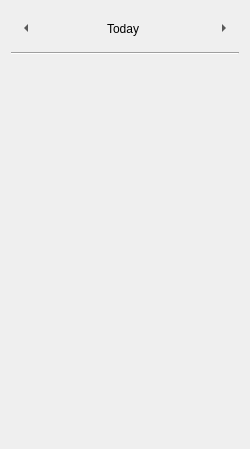
<?xml version="1.0" encoding="UTF-8"?>
<ui version="4.0">
 <class>PlannerWidget</class>
 <widget class="QWidget" name="PlannerWidget">
  <property name="geometry">
   <rect>
    <x>0</x>
    <y>0</y>
    <width>250</width>
    <height>449</height>
   </rect>
  </property>
  <property name="minimumSize">
   <size>
    <width>250</width>
    <height>0</height>
   </size>
  </property>
  <property name="windowTitle">
   <string>Form</string>
  </property>
  <layout class="QVBoxLayout" name="verticalLayout">
   <item>
    <layout class="QHBoxLayout" name="horizontalLayout">
     <item>
      <widget class="QToolButton" name="left_arrow_button">
       <property name="sizePolicy">
        <sizepolicy hsizetype="Fixed" vsizetype="Fixed">
         <horstretch>0</horstretch>
         <verstretch>0</verstretch>
        </sizepolicy>
       </property>
       <property name="minimumSize">
        <size>
         <width>30</width>
         <height>30</height>
        </size>
       </property>
       <property name="text">
        <string>...</string>
       </property>
       <property name="shortcut">
        <string>Left</string>
       </property>
       <property name="autoRaise">
        <bool>true</bool>
       </property>
       <property name="arrowType">
        <enum>Qt::LeftArrow</enum>
       </property>
      </widget>
     </item>
     <item alignment="Qt::AlignHCenter">
      <widget class="QLabel" name="date_lbl">
       <property name="minimumSize">
        <size>
         <width>35</width>
         <height>35</height>
        </size>
       </property>
       <property name="whatsThis">
        <string/>
       </property>
       <property name="text">
        <string>Today</string>
       </property>
      </widget>
     </item>
     <item>
      <widget class="QToolButton" name="right_arrow_button">
       <property name="minimumSize">
        <size>
         <width>30</width>
         <height>30</height>
        </size>
       </property>
       <property name="text">
        <string>...</string>
       </property>
       <property name="shortcut">
        <string>Right</string>
       </property>
       <property name="autoRaise">
        <bool>true</bool>
       </property>
       <property name="arrowType">
        <enum>Qt::RightArrow</enum>
       </property>
      </widget>
     </item>
    </layout>
   </item>
   <item>
    <widget class="Line" name="line">
     <property name="orientation">
      <enum>Qt::Horizontal</enum>
     </property>
    </widget>
   </item>
   <item>
    <layout class="QVBoxLayout" name="events_layout"/>
   </item>
   <item>
    <spacer name="verticalSpacer">
     <property name="orientation">
      <enum>Qt::Vertical</enum>
     </property>
     <property name="sizeHint" stdset="0">
      <size>
       <width>20</width>
       <height>40</height>
      </size>
     </property>
    </spacer>
   </item>
  </layout>
 </widget>
 <resources/>
 <connections/>
</ui>
